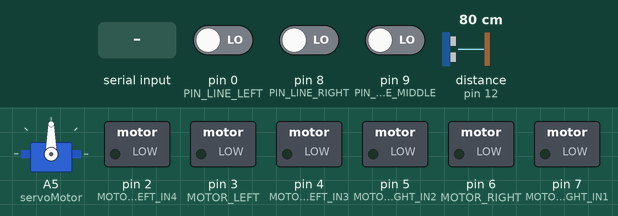
This sketch was run on a simulated Arduino Uno, built with avr-gcc and run on an emulated ATmega328P. Shown: servo, switched loads named in the sketch (green lamp = pin HIGH). Inputs (shaded band) come from the test bench; at power-on: pin 0 (PIN_LINE_LEFT) LOW, pin 8 (PIN_LINE_RIGHT) LOW, pin 9 (PIN_LINE_MIDDLE) LOW, distance to the obstacle (sensor on pin 12) 80 cm. The echo pulse lasts 58.3 µs per cm; pins used as bus, display or sensor lines are not drawn.

Above: at 1.2 s.
1.3 s: "90,45\n" received over the second serial link
At 2.6 s:
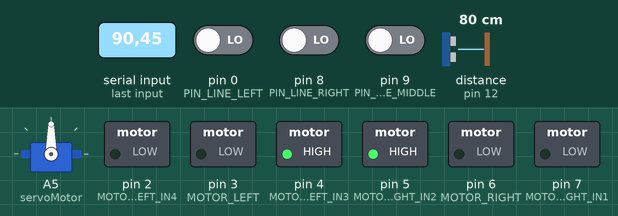
2.9 s: "30,150\n" received over the second serial link
At 4.1 s:
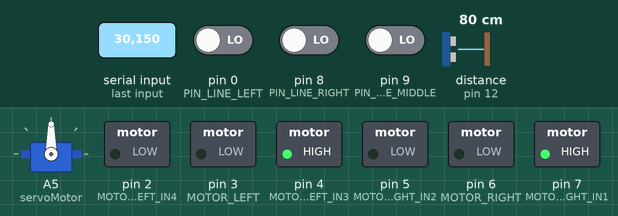
4.5 s: "200\n" received over the second serial link
At 4.55 s:
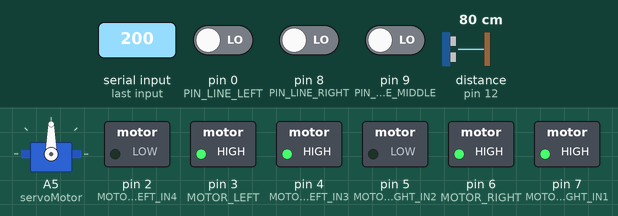
6.0 s: "90,45\n" received over the second serial link
At 8.2 s:
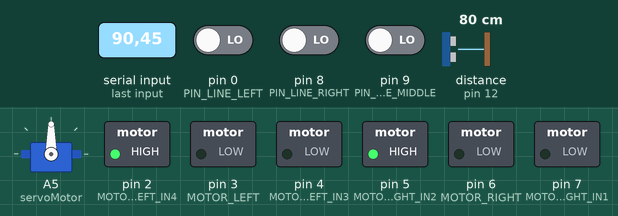
8.5 s: "90\n" received over the second serial link
At 9.3 s:
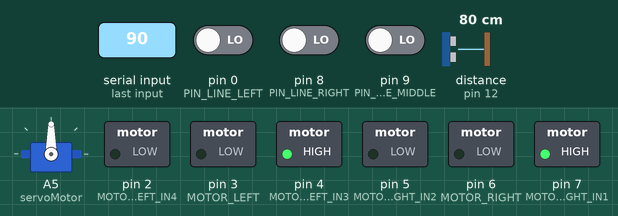
Timing chart, 0 to 11.1 s (numbered marks = the images above; inputs shaded):
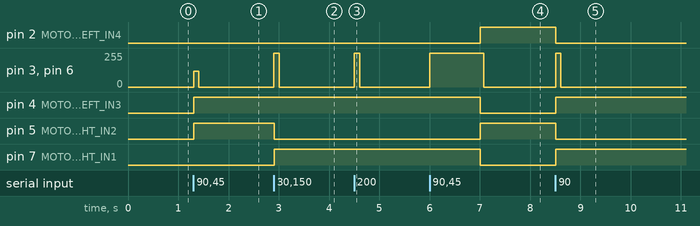

The sketch:

main.ino
```cpp
#include <SoftwareSerial.h>
#include <ServoEasing.hpp>


// General
long previousTimeMotor = 0;
long previousTimeLine = 0;
long previousTimeDistance = 0;
long lineInterval = 750000;
int motorInterval = 100;
int limitAutoControlDistance = 10;
bool IS_MOTOR_OFF = true;
bool INIT_CALCULATE_DISTANCE = false;
bool IS_LINE_TRACKING = false;
bool LINE_TRACKING_RL = false;
bool IS_AUTO_CONTROL = false;

// Bluetooth
#define pinRX 10
#define pinTX 11
SoftwareSerial bluetooth(pinTX, pinRX);

// Bluetooth Commands
enum Commands {
  CC_UP = 0,
  CC_DOWN = 1,
  CC_LEFT = 2,
  CC_RIGHT = 3,
  LT_START = 4,
  LT_STOP = 5,
  US_START = 6,
  US_STOP = 7
};

// Motors
const byte MOTOR_LEFT = 3;
const byte MOTOR_LEFT_IN3 = 4;
const byte MOTOR_LEFT_IN4 = 2;
const byte MOTOR_RIGHT = 6;
const byte MOTOR_RIGHT_IN1 = 7;
const byte MOTOR_RIGHT_IN2 = 5;


// Line Sensor
const byte PIN_LINE_LEFT = 0;
const byte PIN_LINE_MIDDLE = 9;
const byte PIN_LINE_RIGHT = 8;

// Servo Motor
ServoEasing servoMotor;

// Ultra Sonic
const byte TRIG = 13;
const byte ECHO = 12;

void setup() {
  bluetooth.begin(9600);
  servoMotor.attach(A5, 90);
  pinMode(TRIG, OUTPUT);
  pinMode(ECHO, INPUT);
  pinMode(MOTOR_LEFT, OUTPUT);
  pinMode(MOTOR_LEFT_IN3, OUTPUT);
  pinMode(MOTOR_LEFT_IN4, OUTPUT);
  pinMode(MOTOR_RIGHT, OUTPUT);
  pinMode(MOTOR_RIGHT_IN1, OUTPUT);
  pinMode(MOTOR_RIGHT_IN2, OUTPUT);
  pinMode(PIN_LINE_LEFT, INPUT);
  pinMode(PIN_LINE_MIDDLE, INPUT);
  pinMode(PIN_LINE_RIGHT, INPUT);
}

int asciiCodeToInt(int code) {
  return (int)static_cast<char>(code) - 48;
}

int calculateDistance () {
  digitalWrite(TRIG, HIGH);
  delay(1);
  digitalWrite(TRIG, LOW);
  int duration = pulseIn(ECHO, HIGH);
  return (duration / 58.2);
}

void motorMove (int command, int leftSpeed = 0, int rightSpeed = 0) {

  switch(command) {
         case Commands::CC_UP: {
            digitalWrite(MOTOR_LEFT_IN3, HIGH);
            digitalWrite(MOTOR_LEFT_IN4, LOW);
            digitalWrite(MOTOR_RIGHT_IN1, HIGH);
            digitalWrite(MOTOR_RIGHT_IN2, LOW);
            break;
        }
        case Commands::CC_DOWN: {
            digitalWrite(MOTOR_LEFT_IN3, LOW);
            digitalWrite(MOTOR_LEFT_IN4, HIGH);
            digitalWrite(MOTOR_RIGHT_IN1, LOW);
            digitalWrite(MOTOR_RIGHT_IN2, HIGH);
            break;
        }
        case Commands::CC_LEFT: {
            digitalWrite(MOTOR_LEFT_IN3, LOW);
            digitalWrite(MOTOR_LEFT_IN4, HIGH);
            digitalWrite(MOTOR_RIGHT_IN1, HIGH);
            digitalWrite(MOTOR_RIGHT_IN2, LOW);
            break;
        }
        case Commands::CC_RIGHT: {
            digitalWrite(MOTOR_RIGHT_IN1, LOW);
            digitalWrite(MOTOR_RIGHT_IN2, HIGH);
            digitalWrite(MOTOR_LEFT_IN3, HIGH);
            digitalWrite(MOTOR_LEFT_IN4, LOW);
            break;
        }
        default: {
          return;
          break;
        }
    }

    if (leftSpeed > 0 && rightSpeed > 0) {
      analogWrite(MOTOR_LEFT, leftSpeed);
      analogWrite(MOTOR_RIGHT, rightSpeed);
    }
    else if (leftSpeed > 0) {
      analogWrite(MOTOR_LEFT, leftSpeed);
    }
    else if (rightSpeed > 0) {
      analogWrite(MOTOR_RIGHT, rightSpeed);
    }
    else {
      digitalWrite(MOTOR_LEFT, HIGH);
      digitalWrite(MOTOR_RIGHT, HIGH);
    }

}

void lineTracking(bool LEFT, bool MIDDLE, bool RIGHT) {

  long currentMicros = micros();

  if (INIT_CALCULATE_DISTANCE == false) {
    INIT_CALCULATE_DISTANCE = true;
    previousTimeDistance = currentMicros;
    digitalWrite(TRIG, HIGH);
  }
  else if ((currentMicros - previousTimeDistance) >= 500) {

    INIT_CALCULATE_DISTANCE = false;

    digitalWrite(TRIG, LOW);
    int duration = pulseIn(ECHO, HIGH);
    int distance = duration / 58.2;

    if (distance <= 5) {

      if (IS_MOTOR_OFF == false) {
        IS_MOTOR_OFF = true;
        motorMove(Commands::CC_DOWN);
        delay(75);
        digitalWrite(MOTOR_LEFT, LOW);
        digitalWrite(MOTOR_RIGHT, LOW);
      }

      return;

    }
    else {
      IS_MOTOR_OFF = false;
    }

  }

  if (IS_MOTOR_OFF) {
    return;
  }

  long interval = currentMicros - previousTimeLine;

  if (LEFT == true && MIDDLE == true && RIGHT == false && (interval >= lineInterval || LINE_TRACKING_RL == true)) {
    LINE_TRACKING_RL = true;
    motorMove(Commands::CC_LEFT, 140, 140);
    previousTimeLine = micros();
  }
  else if (LEFT == false && MIDDLE == true && RIGHT == true && (interval >= lineInterval || LINE_TRACKING_RL == true)) {
    LINE_TRACKING_RL = true;
    motorMove(Commands::CC_RIGHT, 140, 140);
    previousTimeLine = micros();
  }
  else if (MIDDLE) {
    LINE_TRACKING_RL = false;
    motorMove(Commands::CC_UP, 160, 160);
  }
  else if (!LEFT) {
    LINE_TRACKING_RL = false;
    motorMove(Commands::CC_RIGHT, 120, 120);
  }
  else if (!RIGHT) {
    LINE_TRACKING_RL = false;
    motorMove(Commands::CC_LEFT, 120, 120);
  }

}

void autoControl () {

  int distance = calculateDistance();

  if (distance > limitAutoControlDistance) {
    IS_MOTOR_OFF = false;
    motorMove(Commands::CC_UP, 170, 170);
  }
  else if (distance <= limitAutoControlDistance && IS_MOTOR_OFF == false) {

    IS_MOTOR_OFF = true;
    motorMove(Commands::CC_DOWN, 170, 170);
    delay(200);
    digitalWrite(MOTOR_LEFT, LOW);
    digitalWrite(MOTOR_RIGHT, LOW);
    delay(50);

    int lastDistance = distance;
    int angle = 0;

    servoMotor.easeTo(0, 400);

    for(byte i = 0; i <= 180; i += 10){

      servoMotor.easeTo(i, 400);
      distance = calculateDistance();

      if (distance > calculateDistance()) {
        lastDistance = distance;
        angle = i;
      }

    }

    for(byte i = 180; i > 0; i -= 10){

      servoMotor.easeTo(i, 400);
      distance = calculateDistance();

      if (distance > lastDistance) {
        lastDistance = distance;
        angle = i;
      }

    }

    servoMotor.write(90);
    delay(250);

    if (lastDistance <= limitAutoControlDistance) {
      motorMove(Commands::CC_DOWN, 170, 170);
      delay(300);
      motorMove(Commands::CC_RIGHT, 170, 170);
      delay(500);
    }
    else {

      motorMove(Commands::CC_DOWN, 170, 170);
      delay(200);

      if (angle <= 90) {

        motorMove(Commands::CC_RIGHT);

        if (angle >= 70 && angle < 80) {
          delay(115);
        }
        else if (angle >= 60  && angle < 70) {
          delay(140);
        }
        else if (angle >= 50 && angle < 60) {
          delay(175);
        }
        else if (angle >= 40 && angle < 50) {
          delay(230);
        }
        else if (angle >= 30 && angle < 40) {
          delay(280);
        }
        else if (angle >= 20 && angle < 30) {
          delay(320);
        }
        else if (angle >= 10 && angle < 20) {
          delay(450);
        }

      }
      else {

        motorMove(Commands::CC_LEFT);

        if (angle > 100 && angle <= 110) {
          delay(115);
        }
        else if (angle > 110  && angle <= 120) {
          delay(140);
        }
        else if (angle > 120 && angle <= 130) {
          delay(175);
        }
        else if (angle > 130 && angle <= 140) {
          delay(230);
        }
        else if (angle > 140 && angle <= 150) {
          delay(280);
        }
        else if (angle > 150 && angle <= 160) {
          delay(320);
        }
        else if (angle > 160 && angle <= 170) {
          delay(450);
        }

      }

    }

  }

}


void loop() {

  if (IS_LINE_TRACKING) {
    lineTracking(
      (bool)digitalRead(PIN_LINE_LEFT),
      (bool)digitalRead(PIN_LINE_MIDDLE),
      (bool)digitalRead(PIN_LINE_RIGHT)
    );
  }
  else if (IS_AUTO_CONTROL) {
    autoControl();
  }

  if (bluetooth.available() > 0) {

    const int command = asciiCodeToInt(bluetooth.read());

    if (!IS_AUTO_CONTROL) {
      if (command == Commands::LT_START && IS_LINE_TRACKING == false) {
        IS_LINE_TRACKING = true;
      }
      else if (command == Commands::LT_STOP && IS_LINE_TRACKING == true) {
        IS_LINE_TRACKING = false;
      }
    }

    if (!IS_LINE_TRACKING) {
      if (command == Commands::US_START && IS_AUTO_CONTROL == false) {
        IS_AUTO_CONTROL = true;
      }
      else if (command == Commands::US_STOP && IS_AUTO_CONTROL == true) {
        IS_AUTO_CONTROL = false;
      }
    }

    if (IS_LINE_TRACKING == false && IS_AUTO_CONTROL == false) {

      if (command == Commands::CC_UP) {

        const int distance = calculateDistance();

        if (distance <= 20) {

          if (IS_MOTOR_OFF == false) {
            IS_MOTOR_OFF = true;
            digitalWrite(MOTOR_LEFT, LOW);
            digitalWrite(MOTOR_RIGHT, LOW);
          }

          return;

        }
        else if (distance <= 50) {
          IS_MOTOR_OFF = false;
          motorMove(command, 120, 120);
          previousTimeMotor = millis();
          return;
        }
        else if (distance <= 70) {
          IS_MOTOR_OFF = false;
          motorMove(command, 150, 150);
          previousTimeMotor = millis();
          return;
        }

      }

      IS_MOTOR_OFF = false;
      motorMove(command);
      previousTimeMotor = millis();

    }

  }
  else if (IS_AUTO_CONTROL == false && IS_MOTOR_OFF == false && millis() - previousTimeMotor >= motorInterval) {

    IS_MOTOR_OFF = true;
    digitalWrite(MOTOR_LEFT, LOW);
    digitalWrite(MOTOR_RIGHT, LOW);
    previousTimeMotor = millis();

  }

}
```

Measured:
- after the input at 1.3 s, pin 3 (MOTOR_LEFT), pin 6 (MOTOR_RIGHT): 0/255 → 120/255 at once, → 0/255 0.10 s later; pin 4 (MOTOR_LEFT_IN3), pin 5 (MOTOR_RIGHT_IN2): LOW → HIGH at once
- after the input at 2.9 s, pin 3 (MOTOR_LEFT), pin 6 (MOTOR_RIGHT): 0/255 → 255/255 at once, → 0/255 0.11 s later; pin 5 (MOTOR_RIGHT_IN2): HIGH → LOW at once; pin 7 (MOTOR_RIGHT_IN1): LOW → HIGH at once
- after the input at 4.5 s, pin 3 (MOTOR_LEFT), pin 6 (MOTOR_RIGHT): 0/255 → 255/255 at once, → 0/255 0.11 s later
- after the input at 6.0 s, pin 2 (MOTOR_LEFT_IN4), pin 5 (MOTOR_RIGHT_IN2): LOW → HIGH after 1.0 s; pin 3 (MOTOR_LEFT), pin 6 (MOTOR_RIGHT): 0/255 → 255/255 at once, → 0/255 1.1 s later; pin 4 (MOTOR_LEFT_IN3), pin 7 (MOTOR_RIGHT_IN1): HIGH → LOW after 1.0 s
- after the input at 8.5 s, pin 2 (MOTOR_LEFT_IN4), pin 5 (MOTOR_RIGHT_IN2): HIGH → LOW at once; pin 3 (MOTOR_LEFT), pin 6 (MOTOR_RIGHT): 0/255 → 255/255 at once, → 0/255 0.10 s later; pin 4 (MOTOR_LEFT_IN3), pin 7 (MOTOR_RIGHT_IN1): LOW → HIGH at once
